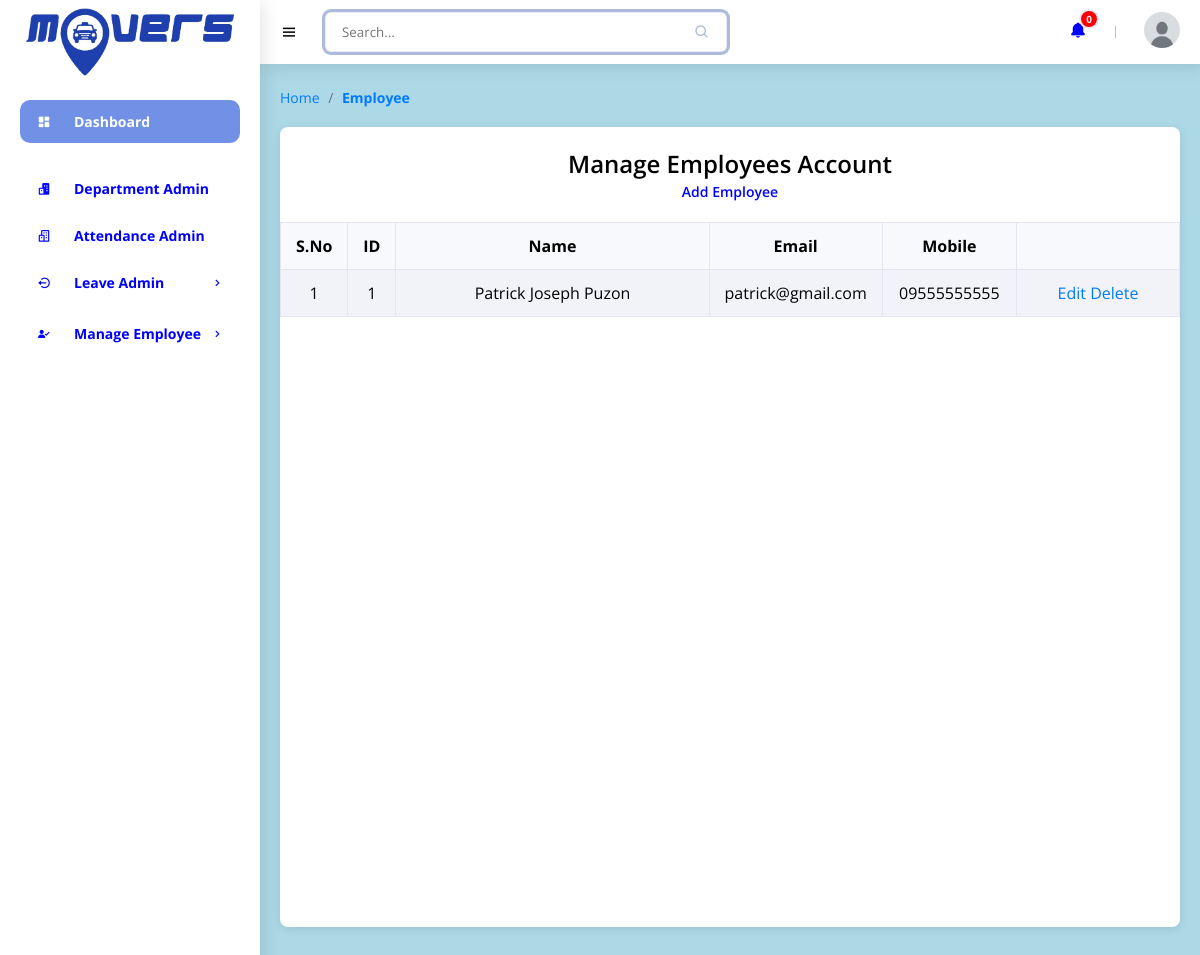
Page /h3employee.php (signed in) on the earlier database version.
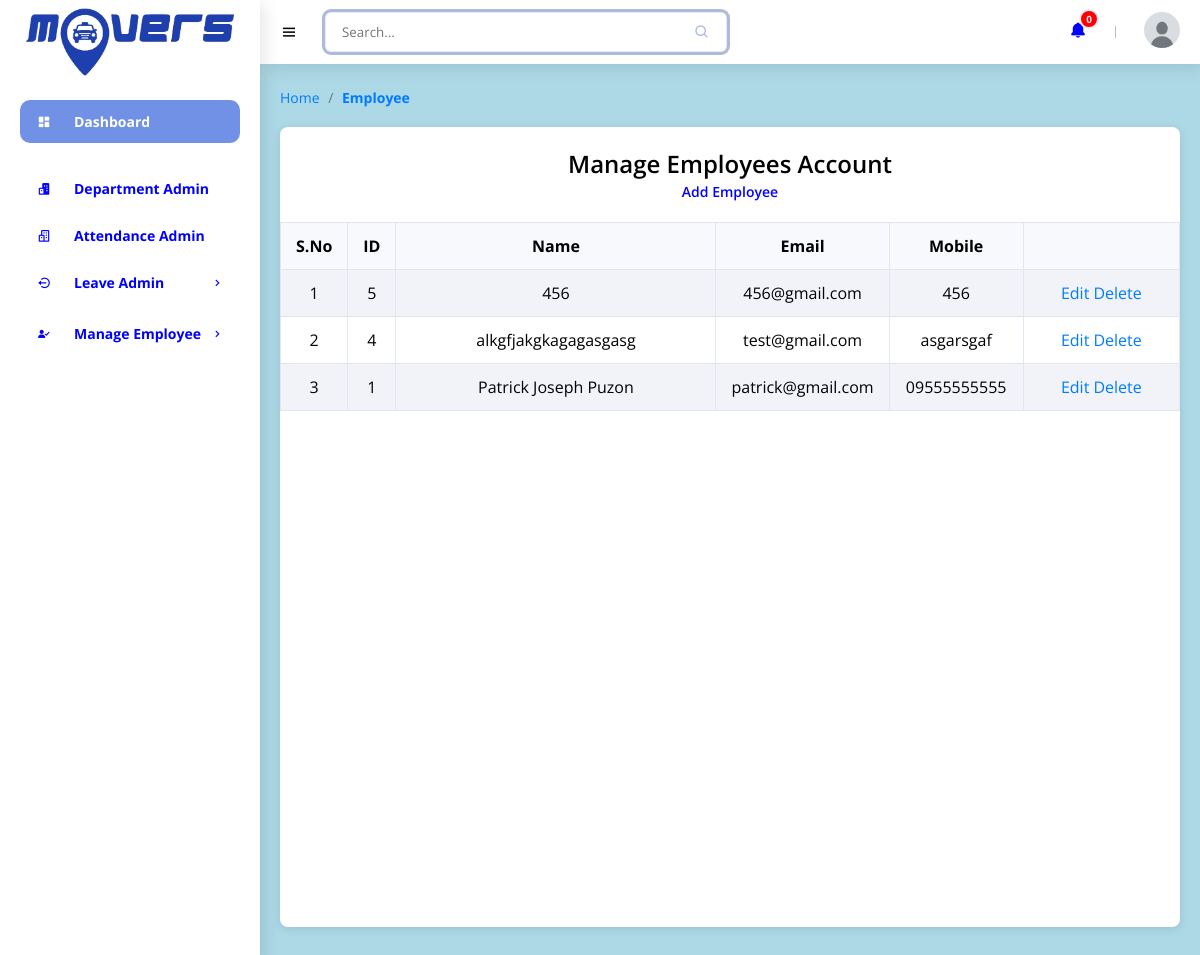
Same page on the later database version.
### tables this page shows
CREATE TABLE `employee` (
  `id` int(11) NOT NULL,
  `name` varchar(255) NOT NULL,
  `email` varchar(255) NOT NULL,
  `mobile` varchar(15) NOT NULL,
  `password` varchar(20) NOT NULL,
  `department_id` int(11) NOT NULL,
  `address` varchar(2000) NOT NULL,
  `birthday` date NOT NULL,
  `role` int(11) NOT NULL
);

### h3employee.php (the view, shortened to what this page needs)
<?php
require('sidebar_navbar_footer/h3sidebar_nav.php');
$res=mysqli_query($con,"select * from employee where role=2 order by id desc");
?>
    <main>
        <ul class="h3breadcrumbs">
            <li><a href="h3dashboard.php">Home</a></li>
            <li class="h3divider">/</a></li>
            <li><a href="#" class="h3active">Employee</a></li>
        </ul>
                     <div class="card">
                        <div class="card-body">
                           <h4 class="box-title">Manage Employees Account </h4>
						         <h4 class="box_title_link"><a href="h3add_employee.php">Add Employee</a> </h4>
                        </div>
                        <div class="card-body--">
                           <div class="table-stats order-table ov-h">
                              <table class="table ">
                                 <thead>
                                    <tr>
                                       <th width="5%">S.No</th>
                                       <th width="5%">ID</th>
                                       <th width="40%">Name</th>
									   <th width="15%">Email</th>
									   <th width="15%">Mobile</th>
                                       <th width="20%"></th>
                                    </tr>
                                 </thead>
                                 <tbody>
                                    <?php
									$i=1;
									while($row=mysqli_fetch_assoc($res)){?>
									<tr>
                                       <td><?php echo $i?></td>
									   <td><?php echo $row['id']?></td>
                                       <td><?php echo $row['name']?></td>
									   <td><?php echo $row['email']?></td>
									   <td><?php echo $row['mobile']?></td>
									   <td><a href="h3add_employee.php?id=<?php echo $row['id']?>">Edit</a> <a href="h3employee.php?id=<?php echo $row['id']?>&type=delete">Delete</a></td>
                                    </tr>
									<?php
									$i++;
									} ?>
                                 </tbody>
                              </table>
                           </div>
                        </div>
                     </div>
    </main>
<?php
require('sidebar_navbar_footer/h3continuation.php');
?>

Differences in the rows shown:
added employee: id "5", name "456", email "456@gmail.com", mobile "456"
added employee: id "4", name "alkgfjakgkagagasgasg", email "test@gmail.com", mobile "asgarsgaf"
